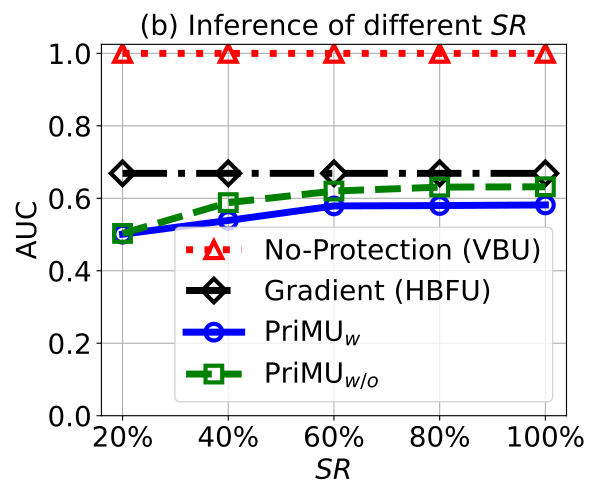

The Python source for this figure:


import numpy as np
import matplotlib.pyplot as plt
import math
epsilon = 3
beta = 1 / epsilon


# validation_for_plt =[97,95.8600, 94.9400, 93.5400, 93.2400]
# attack_for_plt=[0, 0.3524, 0, 0.1762, 0.1762]
# basic_for_plt=[99.8, 99.8, 99.8, 99.8, 99.8]

x=[0, 20, 40, 60, 80]
# validation_for_plt =[97,95.8600, 94.9400, 93.5400, 93.2400]
# attack_for_plt=[0, 0.3524, 0, 0.1762, 0.1762]
# basic_for_plt=[99.8, 99.8, 99.8, 99.8, 99.8]

#labels = ['0%','20%', '40%', '60%', '80%', '99%' ]
labels = ['20%', '40%', '60%', '80%', '100%']

unl_hess_r = [0.669, 0.669, 0.669, 0.669, 0.669]
unl_vbu = [1, 1, 1, 1, 1]

unl_ss_w = [0.5010, 0.5389, 0.579, 0.580, 0.58169]  #74.78
unl_ss_wo = [0.5031, 0.58810, 0.620, 0.6309, 0.63189] #71.64

with_replacement = []
without_replacement = []
for i in range(len(x)):
    with_replacement.append( 1- math.pow(99/100,x[i]))
    without_replacement.append(x[i]/100)

print(with_replacement)
print(without_replacement)

plt.figure(figsize=(6, 5))
l_w=5
m_s=12
marker_s = 3
markevery=1
#plt.figure(figsize=(8, 5.3))
#plt.plot(x, unl_fr, color='blue', marker='^', label='Retrain',linewidth=l_w, markersize=m_s)

plt.plot(x, unl_vbu, linestyle=':', color='r',  marker='^', fillstyle='none', markevery=markevery,
         label='No-Protection (VBU)', linewidth=l_w,  markersize=m_s, markeredgewidth=marker_s)
# plt.plot(x, unl_vbu, color='r',  marker='p',  label='No-Protection (VBU)',linewidth=l_w, markersize=m_s)
plt.plot(x, unl_hess_r, linestyle='-.', color='k',  marker='D', fillstyle='none', markevery=markevery,
         label='Gradient (HBFU)',linewidth=l_w, markersize=m_s, markeredgewidth=marker_s)
#plt.plot(x, unl_hess_r, color='dodgerblue',  marker='o', linestyle='-.', label='Gradient (HBFU)',linewidth=l_w, markersize=m_s)
#plt.plot(x, without_replacement, color='palegreen',  marker='1',  label='RFU-SS',linewidth=l_w, markersize=m_s)

plt.plot(x, unl_ss_w, linestyle='-', color='b', marker='o', fillstyle='none', markevery=markevery,
         label='PriMU$_{w}$', linewidth=l_w, markersize=m_s, markeredgewidth=marker_s)

plt.plot(x, unl_ss_wo, linestyle='--', color='g',  marker='s', fillstyle='none', markevery=markevery,
         label='PriMU$_{w/o}$',linewidth=l_w, markersize=m_s, markeredgewidth=marker_s)



#plt.plot(x, unl_vibu, color='silver',  marker='d',  label='VIBU',linewidth=4,  markersize=10)

# plt.plot(x, y_sa03, color='r',  marker='2',  label='AAAI21 A_acc, pr=0.3',linewidth=3, markersize=8)
# plt.plot(x, y_sa05, color='darkblue',  marker='4',  label='AAAI21 A_acc, pr=0.5',linewidth=3, markersize=8)
# plt.plot(x, y_ma03, color='darkviolet',  marker='3',  label='FedMC A_acc, pr=0.3',linewidth=3, markersize=8)
# plt.plot(x, y_ma05, color='cyan',  marker='p',  label='FedMC A_acc, pr=0.5',linewidth=3, markersize=8)


plt.grid()
leg = plt.legend(fancybox=True, shadow=True)
# plt.xlabel('Malicious Client Ratio (%)' ,fontsize=16)
plt.ylabel('AUC' ,fontsize=20)
my_y_ticks = np.arange(0 ,1.01, 0.2)
plt.yticks(my_y_ticks,fontsize=20)
plt.xlabel('$\it{SR}$' , fontsize=20)

plt.xticks(x, labels, fontsize=20)
# plt.title('CIFAR10 IID')

plt.title('(b) Inference of different $\it{SR}$', fontsize=20)
plt.legend(loc='best',fontsize=20)
plt.tight_layout()
#plt.title("MNIST")
plt.rcParams['figure.figsize'] = (2.0, 1)
plt.rcParams['image.interpolation'] = 'nearest'
plt.rcParams['figure.subplot.left'] = 0.11
plt.rcParams['figure.subplot.bottom'] = 0.08
plt.rcParams['figure.subplot.right'] = 0.977
plt.rcParams['figure.subplot.top'] = 0.969
plt.savefig('infer_acc_sr_on_MNIST.pdf', format='pdf', dpi=200)
plt.show()
